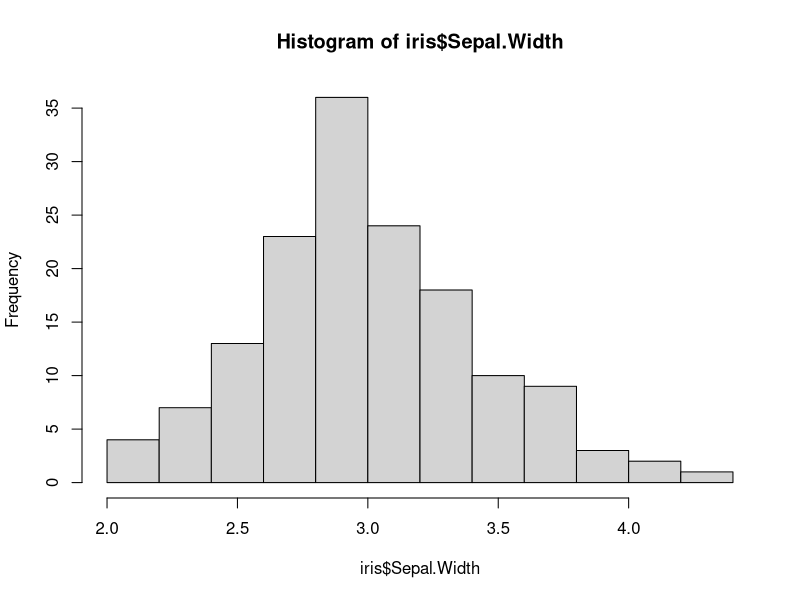
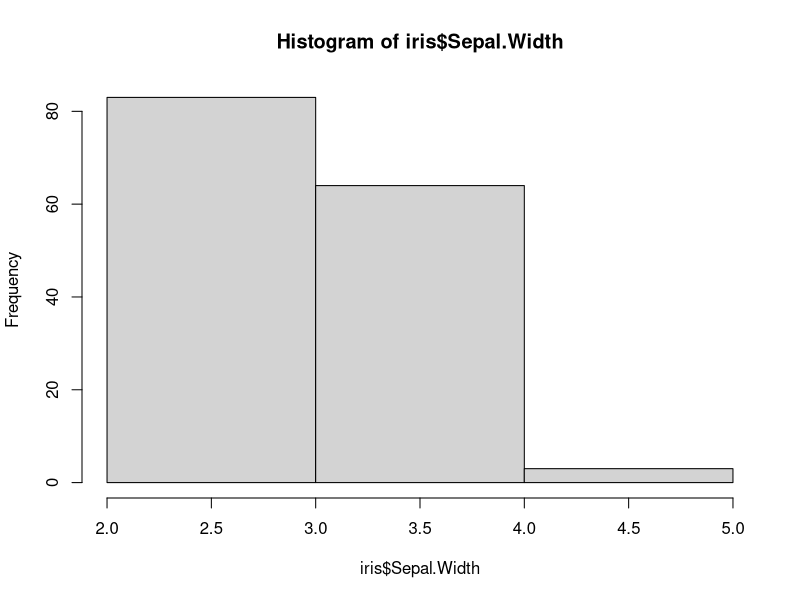
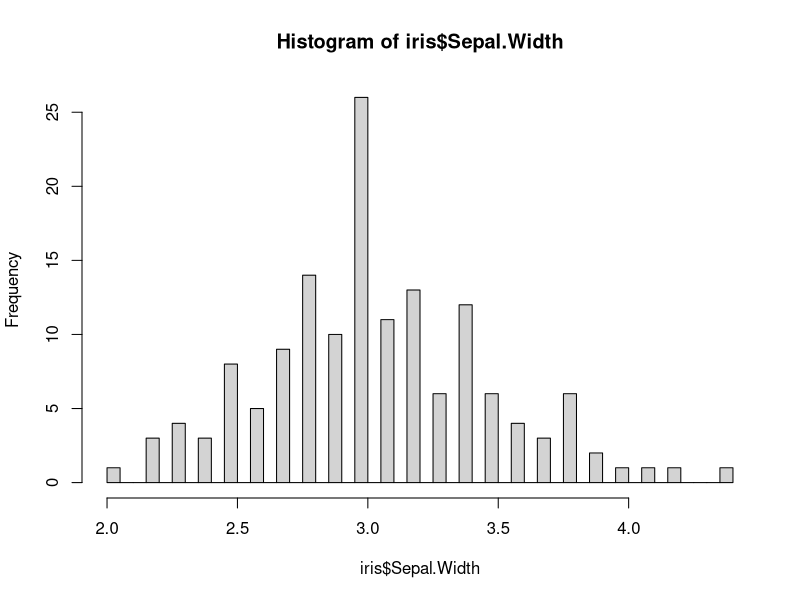
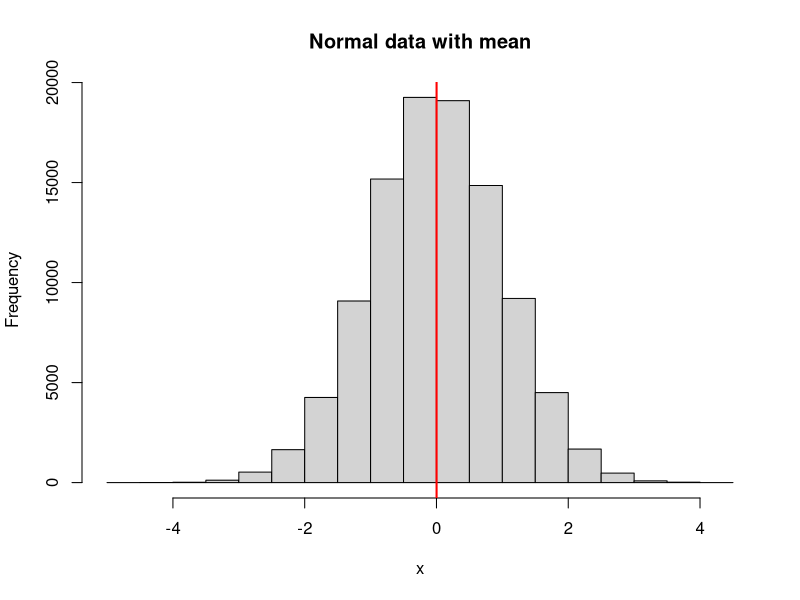
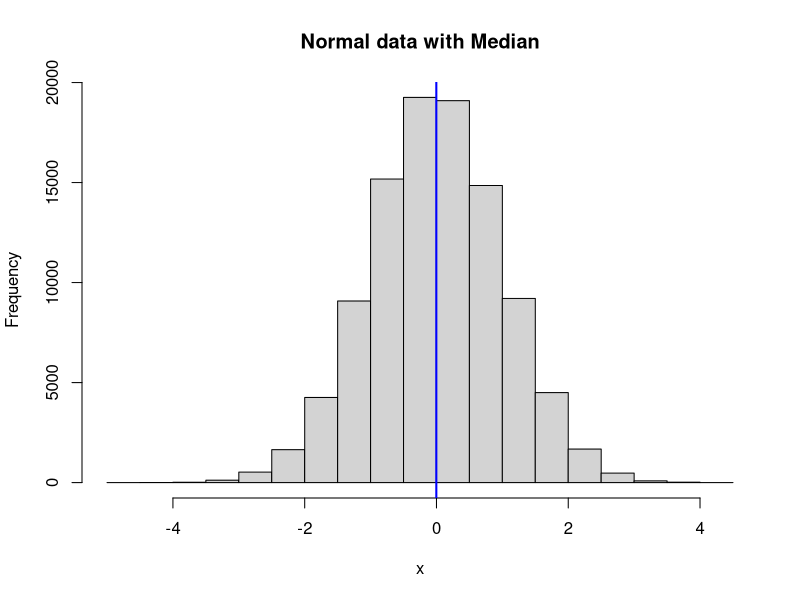
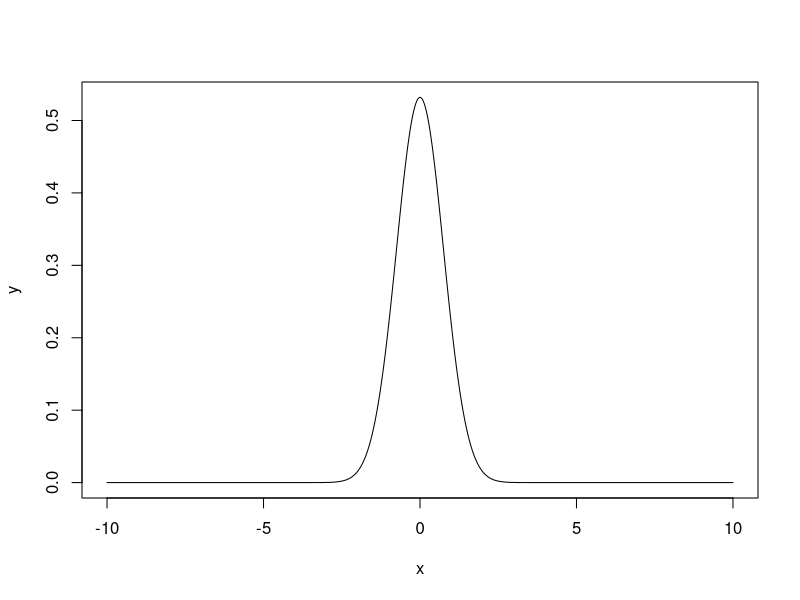
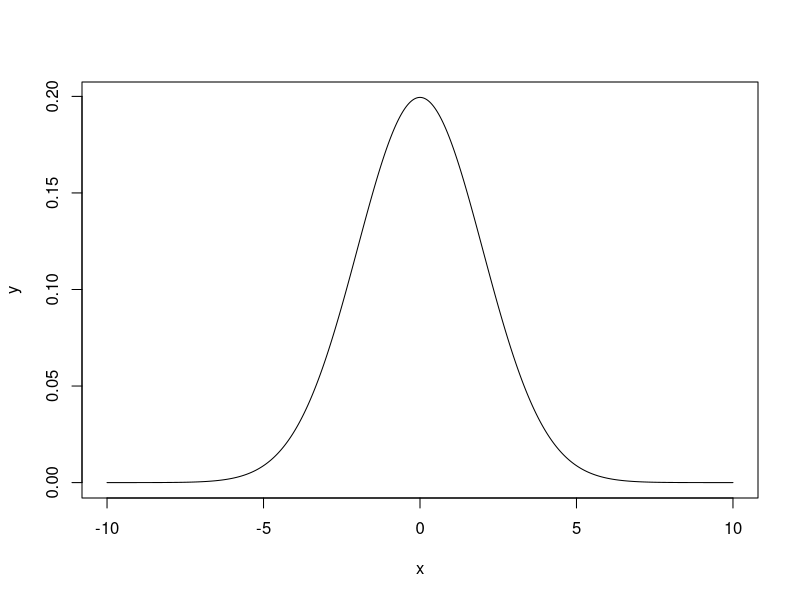
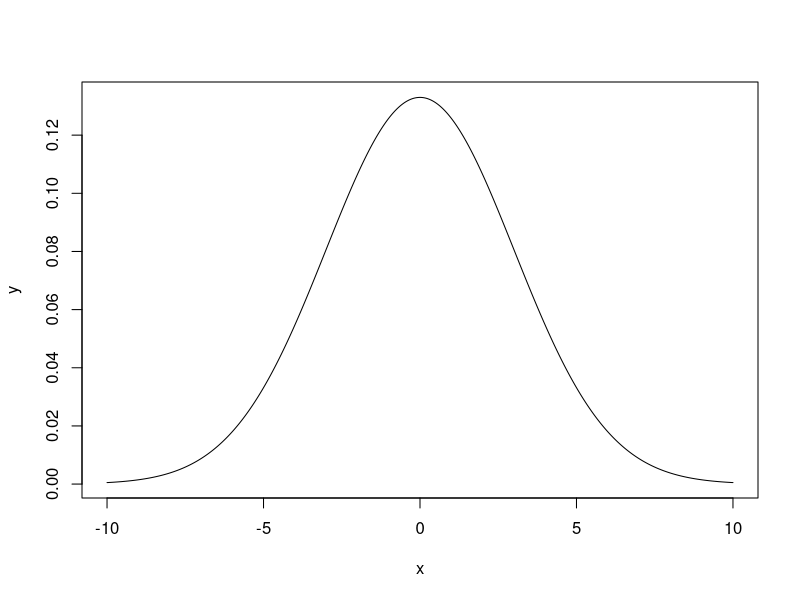

Source code (R) for these figures, in order:
## ---- chunk 1
knitr::opts_chunk$set(echo = TRUE)
set.seed(100)
## ---- chunk 2
#read in the data set called iris
data("iris")
## ---- chunk 3
#the dim function tells us the dimensions of our data set, how many rows and columns of data we have
dim(iris)

#we use the head function to see the top few rows of a data set
head(iris)
## ---- chunk 4
#we use unique to get all the unique values in a set a of data
#the $ after iris tells R we want a column within that data set, in this case, species
unique(iris$Species)
## ---- chunk 5
#the hist function allows us to draw a histogram of a data set
hist(iris$Sepal.Width)
## ---- chunk 6
#we can use the breaks argument in hist to tell it how many breaks we want in our histogram
hist(iris$Sepal.Width, breaks = 3)
## ---- chunk 7
hist(iris$Sepal.Width, breaks = 45)
## ---- chunk 8
#first we generate a random dataset of 100000 values from a noramal distribution
#note that the <- assigns a value to a variable
x <- rnorm(100000)

#then we take it's mean
xBar <- mean(x)

#we draw a histogram of the data
hist(x, main = "Normal data with mean")

#and add a line to the plot where the mean is
abline(v=xBar, col="red", lwd=2)
## ---- chunk 9
#get the median of the data and assign it to xMed
xMed <- median(x)

#we draw a histogram of the data
hist(x, main = "Normal data with Median")

#and add a line to the plot where the median is
abline(v=xMed, col="blue", lwd=2)
## ---- chunk 10
#these are functions we use to randomly sample, and plot random normal data, don't worry about these functions for now, unless you want to! in which case, feel free to worry about them!
#least dispersion
x <- seq(-10, 10, length=1000)
y <- dnorm(x, mean=0, sd=.75)
plot(x, y, type="l", lwd=1)

#medium dispersion
x <- seq(-10, 10, length=1000)
y <- dnorm(x, mean=0, sd=2)
plot(x, y, type="l", lwd=1)

#most dispersion
x <- seq(-10, 10, length=1000)
y <- dnorm(x, mean=0, sd=3)
plot(x, y, type="l", lwd=1)
## ---- chunk 11
#least dispersion
x <- seq(-10, 10, length=1000)
y <- dnorm(x, mean=0, sd=.75)
y.stDev <- .75
plot(x, y, type="l", lwd=1)
abline(v=y.stDev, col="blue", lwd=2)
abline(v=-y.stDev, col="blue", lwd=2)
abline(v=2*y.stDev, col="red", lwd=2)
abline(v=-2*y.stDev, col="red", lwd=2)
abline(v=3*y.stDev, col="green", lwd=2)
abline(v=-3*y.stDev, col="green", lwd=2)

#medium dispersion
x <- seq(-10, 10, length=1000)
y <- dnorm(x, mean=0, sd=2)
y.stDev <- 2
plot(x, y, type="l", lwd=1)
abline(v=y.stDev, col="blue", lwd=2)
abline(v=-y.stDev, col="blue", lwd=2)
abline(v=2*y.stDev, col="red", lwd=2)
abline(v=-2*y.stDev, col="red", lwd=2)
abline(v=3*y.stDev, col="green", lwd=2)
abline(v=-3*y.stDev, col="green", lwd=2)

#most dispersion
x <- seq(-10, 10, length=1000)
y <- dnorm(x, mean=0, sd=3)
y.stDev <- 3
plot(x, y, type="l", lwd=1)
abline(v=y.stDev, col="blue", lwd=2)
abline(v=-y.stDev, col="blue", lwd=2)
abline(v=2*y.stDev, col="red", lwd=2)
abline(v=-2*y.stDev, col="red", lwd=2)
abline(v=3*y.stDev, col="green", lwd=2)
abline(v=-3*y.stDev, col="green", lwd=2)
## ---- chunk 12
#mean
mean(iris$Sepal.Width)
#median
median(iris$Sepal.Width)
## ---- chunk 13
#range (min then max)
range(iris$Sepal.Width)
#variance
var(iris$Sepal.Width)
#standard deviation
#sd gives us standard deviation, but we assign it to a variable here so we can calculate standard error
standardDev <- sd(iris$Sepal.Width)
standardDev
#standardError (remember n=150 here)
standardDev/sqrt(150)
